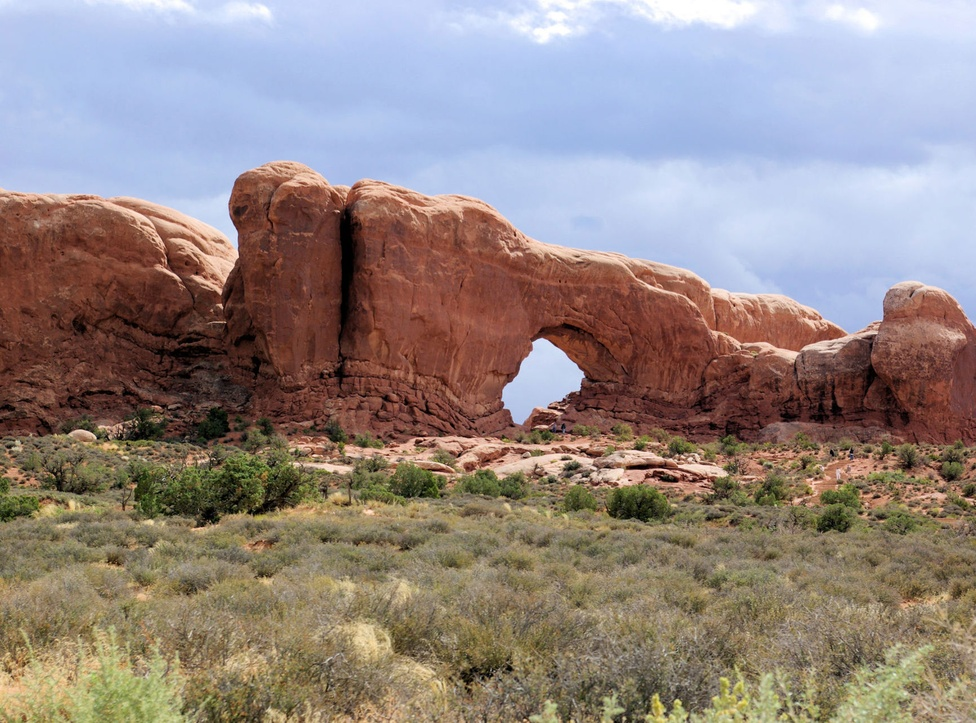
#> input picture Homeworks/HW1/Seam Carving Images/arch-seam.jpg, 976 x 723 px, shrunk from 1732 x 1284 before the run
$ python sean_Carving.py
#> lines starting #> are read from the running program, lines starting #| are printed output that depends on the picture
import numpy as np
import cv2

'''
𝐶𝐿(𝑥,𝑦)=𝐷[(𝑥−1,𝑦),(𝑥+1,𝑦)]+𝐷[(𝑥,𝑦−1),(𝑥−1,𝑦)]
𝐶𝑈(𝑥,𝑦)=𝐷[(𝑥−1,𝑦),(𝑥+1,𝑦)]
𝐶𝑅(𝑥,𝑦)=𝐷[(𝑥−1,𝑦)(𝑥+1,𝑦)]+𝐷[(𝑥,𝑦−1),(𝑥+1,𝑦)]
'''
def draw_min_seam(img,min_seam):
	drawn_img = img.copy()
	M = drawn_img.shape[0]
	for i in range(M):
		drawn_img[i,min_seam[i]] = (255,0,255)
	return drawn_img.astype(np.uint8)

def remove_seam(img,min_seam):
	M = img.shape[0]
	N = img.shape[1]
	resized_img = np.zeros((M,N-1,3))
	for i in range(M):
		resized_img[i,:min_seam[i]] = img[i,:min_seam[i]]
		resized_img[i,min_seam[i]:] = img[i,min_seam[i]+1:]
	return resized_img.astype(np.uint8)

def diff(arr1,arr2):
	#return np.absolute(arr1) - np.absolute(arr2)
	#return np.absolute(arr2) - np.absolute(arr1)
	return np.absolute(arr1-arr2)

def compute_costs(img):
	M = img.shape[0]
	N = img.shape[1]

	# Three cost functions for each pixel
	CL = np.zeros((M,N))
	CU = np.zeros((M,N))
	CR = np.zeros((M,N))

	# Create three shifted views of image
	shift_left = img[1:,:-2]
	shift_right = img[1:,2:]
	shift_top = img[:-1,1:-1]

	# Compute costs
	CL[1:,1:-1] = diff(shift_right,shift_left) + diff(shift_left,shift_top)
	CU[1:,1:-1] = diff(shift_right,shift_left)
	CR[1:,1:-1] = diff(shift_right,shift_left) + diff(shift_right,shift_top)

	# Top row (0s for right and left)
	CU[0,1:-1] = diff(shift_right[0,:],shift_left[0,:])

	# Left and right columns
	CL[:,0] = 10**10; CL[:,-1] = 10**10
	CU[:,0] = 10**10; CU[:,-1] = 10**10
	CR[:,0] = 10**10; CR[:,-1] = 10**10

	return CL, CU, CR

def compute_min_costs(CL, CU, CR):
	M = CL.shape[0]
	N = CL.shape[1]

	# Min cost matrix
	MC = CU
	for i in range(1,M):
		M_TL = MC[i-1,:-2] + CL[i,1:-1]
		M_T = MC[i-1,1:-1] + CU[i,1:-1]
		M_TR = MC[i-1,2:] + CR[i,1:-1]
		MC[i,1:-1]  = np.minimum(M_TL,np.minimum(M_T,M_TR))
	return MC

def find_min_seam(min_costs):
	M = min_costs.shape[0]
	N = min_costs.shape[1]
	min_seam = []
	column_index = np.argmin(min_costs[-1,:])
	min_seam.append(column_index)
	for i in range(M-2,-1,-1):
		tmp_min_cost = np.argmin([min_costs[i,column_index],min_costs[i,column_index-1],min_costs[i,column_index+1]])
		if(tmp_min_cost == 1):
			column_index-= 1
		elif(tmp_min_cost == 2):
			column_index+=1
		min_seam.append(column_index)
	min_seam = min_seam[::-1]
	return min_seam

def main():
	# img = cv2.imread("geese.jpg")
	img = cv2.imread("arch-seam.jpg")
#> img is the input picture: shape (723, 976, 3); mean B, G, R 130.8, 134.9, 147.3
	while img.shape[0] != img.shape[1]:
		img_gray = cv2.cvtColor(img, cv2.COLOR_BGR2GRAY)
		img_gray = img_gray.astype(np.float64)
		(CL, CU, CR) = compute_costs(img_gray)
		min_costs = compute_min_costs(CL, CU, CR)
		min_seam = find_min_seam(min_costs)
		drawn_img = draw_min_seam(img,min_seam)
		resized_img = remove_seam(img,min_seam)
		if(abs(img.shape[0]-img.shape[1]) == 1):
			cv2.imwrite("resized_img.png",resized_img)
			cv2.imwrite("drawn_img.png",drawn_img)
		img = resized_img
#> this loop made 253 passes
#> pass 1, in main, `img_gray = cv2.cvtColor(img, cv2.COLOR_BGR2GRAY)`:
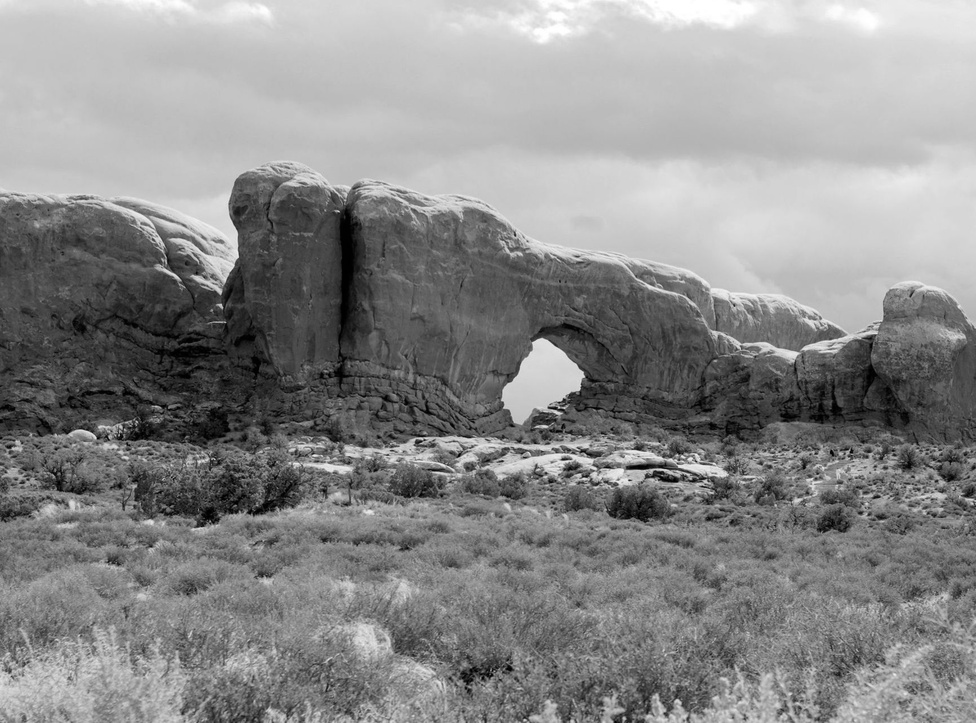
#> img_gray: shape (723, 976); min 0, max 255, mean 138.1
#> after the loop:
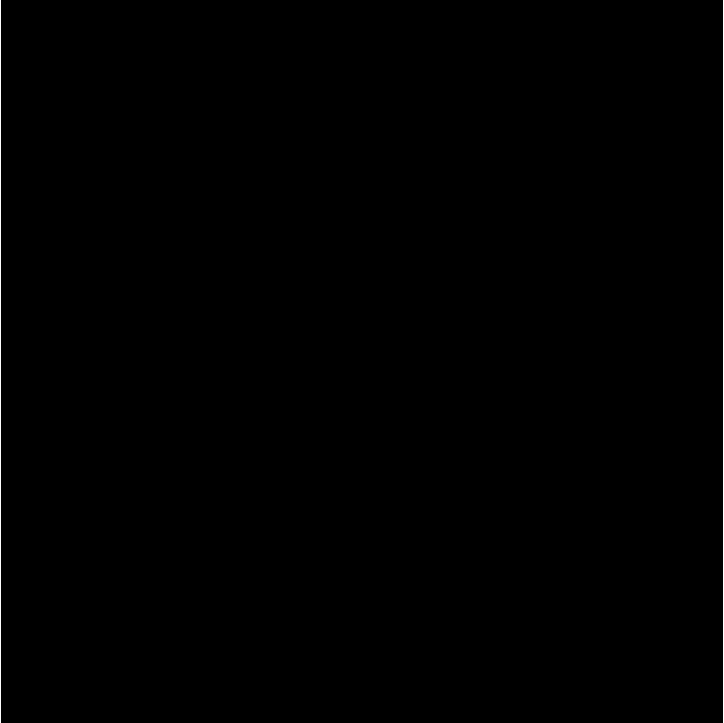
#> CL: shape (723, 724) float64; min 0, max 1e+10, mean 27624332.2; drawn with min black and max white
#> after the loop:
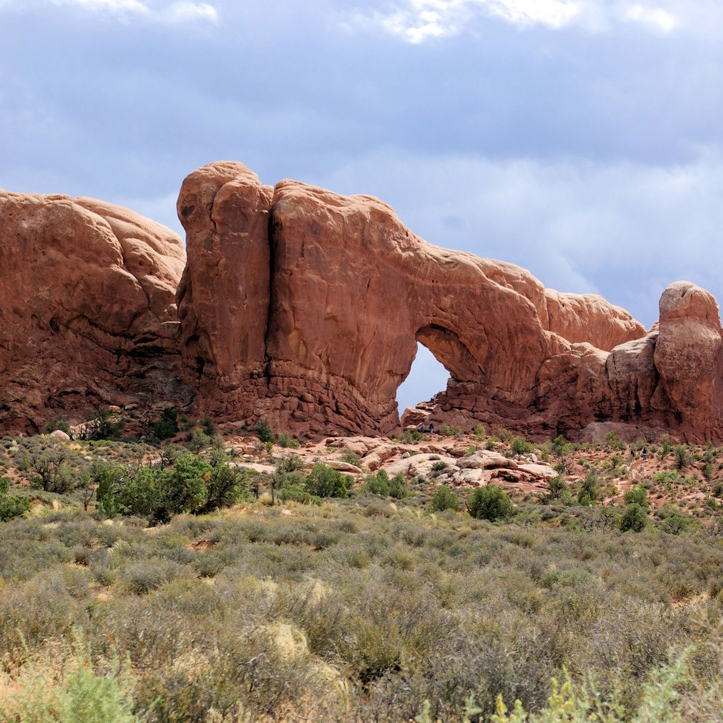
#> img: shape (723, 723, 3); mean B, G, R 129.2, 133.6, 146.5
#> after the loop:
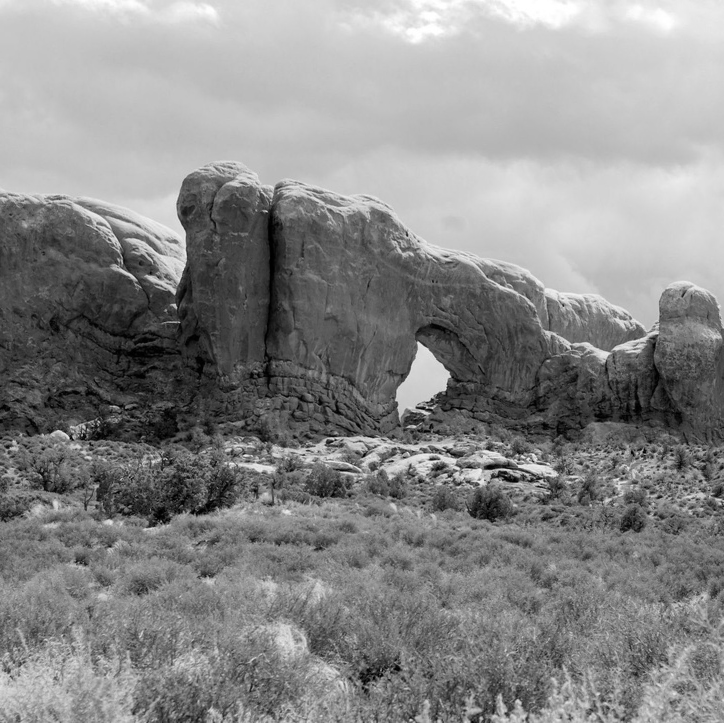
#> img_gray: shape (723, 724) float64; min 0, max 255, mean 137

if __name__ == '__main__':
	main()

$ run again, with Homeworks/HW1/Seam Carving Images/geese.jpg copied over Homeworks/HW1/Seam Carving Images/arch-seam.jpg
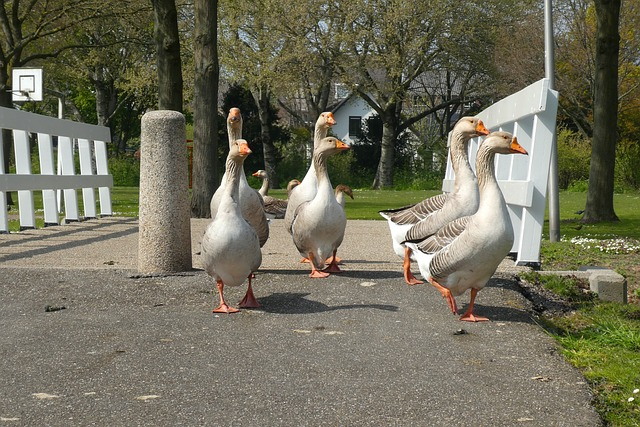
#> input picture Homeworks/HW1/Seam Carving Images/geese.jpg, 640 x 427 px
#> in main, img is the input picture: shape (427, 640, 3); mean B, G, R 91.3, 110.4, 112.9
#> the loop in main, `while img.shape[0] != img.shape[1]:` made 213 passes
#> pass 1, in compute_costs, `shift_right = img[1:,2:]`:
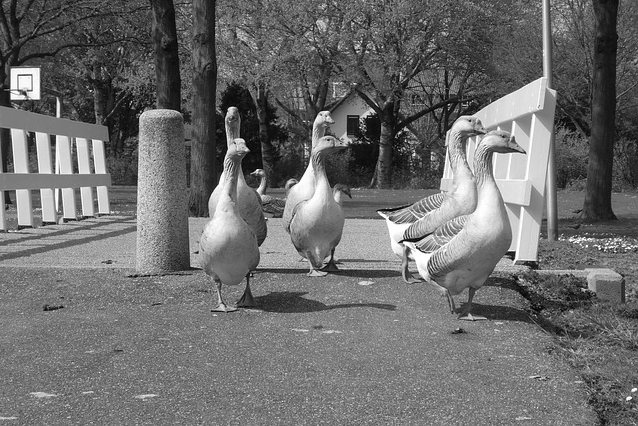
#> shift_right: shape (426, 638) float64; min 0, max 255, mean 109
#> after the loop in main, `while img.shape[0] != img.shape[1]:`:
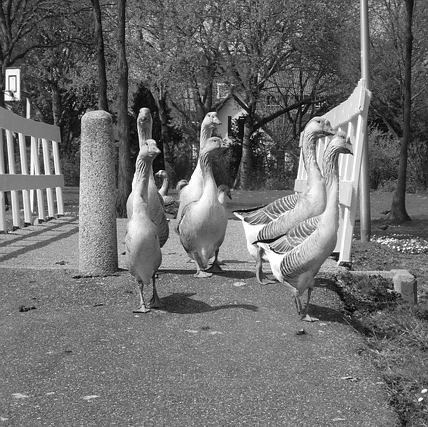
#> img_gray: shape (427, 428) float64; min 0, max 255, mean 110.2
